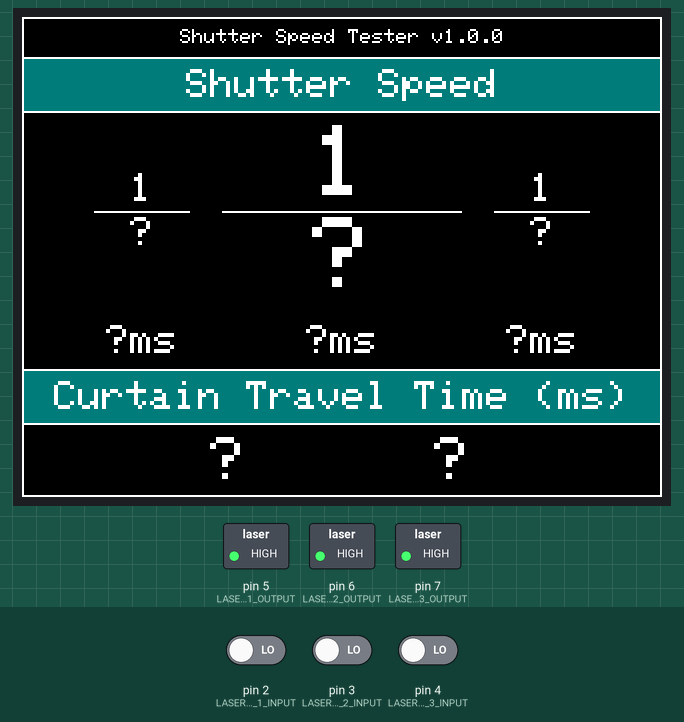
This program was run on a simulated Arduino Nano, built with avr-gcc and run on an emulated ATmega328P. Parts: 320×240 colour display, switched loads named in the program (green lamp = pin HIGH). The test bench sets the inputs (shaded band); at power-on: pin 2 (LASER_RECEIVER_1_INPUT) LOW, pin 3 (LASER_RECEIVER_2_INPUT) LOW, pin 4 (LASER_RECEIVER_3_INPUT) LOW.

Above: at 0.4 s.

The program:

main.cpp
```cpp
#include <Arduino.h>
#include <PinChangeInterrupt.h>

// When turned on all the timestamps and the results of
// the calculations are printed to the serial console
#define DEBUG 0

// choose which screen to use
// 0.96" OLED - connected via I2C
// 2.2"  TFT - connected via SPI
#define USE_OLED 0
#define USE_TFT 1

#if USE_OLED
#include "oled.h"
#endif

#if USE_TFT
#include "tft.h"
#endif

// pins for KY-008 Laser Diodes
#define LASER_DIODE_1_OUTPUT 5
#define LASER_DIODE_2_OUTPUT 6
#define LASER_DIODE_3_OUTPUT 7

// pins for ISO203 Laser Receivers
#define LASER_RECEIVER_1_INPUT 2
#define LASER_RECEIVER_2_INPUT 3
#define LASER_RECEIVER_3_INPUT 4

// variables set in interrupts
volatile uint32_t ts_1_start_us = 0;
volatile uint32_t ts_1_end_us = 0;
volatile bool speed_1_measured = false;
volatile bool curtain_1_measured = false;

volatile uint32_t ts_2_start_us = 0;
volatile uint32_t ts_2_end_us = 0;
volatile bool speed_2_measured = false;

volatile uint32_t ts_3_start_us = 0;
volatile uint32_t ts_3_end_us = 0;
volatile bool speed_3_measured = false;
volatile bool curtain_2_measured = false;

// variables for calculated values
double shutter_speed_1_ms = 0.0;
double shutter_speed_2_ms = 0.0;
double shutter_speed_3_ms = 0.0;
double fractional_shutter_speed_1 = 0.0;
double fractional_shutter_speed_2 = 0.0;
double fractional_shutter_speed_3 = 0.0;
double curtain_1_travel_time_ms = 0.0;
double curtain_2_travel_time_ms = 0.0;

// display update delay
#define DISPLAY_UPDATE_TRIGGER (UINT16_MAX / 2)
uint32_t display_update_counter = DISPLAY_UPDATE_TRIGGER;

//---------------------------------------------------
// Detector 1 interrupt handler
//---------------------------------------------------
void detector1(void)
{
  if (digitalRead(LASER_RECEIVER_1_INPUT))
  {
    ts_1_end_us = micros();
    speed_1_measured = true;
    curtain_1_measured = true;
  }
  else
  {
    ts_1_start_us = micros();
    speed_1_measured = false;
    curtain_1_measured = false;
  }
}

//---------------------------------------------------
// Detector 2 interrupt handler
//---------------------------------------------------
void detector2(void)
{
  if (digitalRead(LASER_RECEIVER_2_INPUT))
  {
    ts_2_end_us = micros();
    speed_2_measured = true;
  }
  else
  {
    ts_2_start_us = micros();
    speed_2_measured = false;
  }
}

//---------------------------------------------------
// Detector 3 interrupt handler
//---------------------------------------------------
void detector3(void)
{
  if (digitalRead(LASER_RECEIVER_3_INPUT))
  {
    ts_3_end_us = micros();
    speed_3_measured = true;
    curtain_2_measured = true;
  }
  else
  {
    ts_3_start_us = micros();
    speed_3_measured = false;
    curtain_2_measured = false;
  }
}

//---------------------------------------------------
// Setup function, called once at start
//---------------------------------------------------
void setup()
{
#if DEBUG
  Serial.begin(115200);
  Serial.flush();
#endif

  pinMode(LASER_RECEIVER_1_INPUT, INPUT);
  pinMode(LASER_RECEIVER_2_INPUT, INPUT);
  pinMode(LASER_RECEIVER_3_INPUT, INPUT);

  pinMode(LASER_DIODE_1_OUTPUT, OUTPUT);
  pinMode(LASER_DIODE_2_OUTPUT, OUTPUT);
  pinMode(LASER_DIODE_3_OUTPUT, OUTPUT);

#if USE_OLED
#if DEBUG
  Serial.println("Setup OLED");
#endif
  oled_setup();
#endif

#if USE_TFT
#if DEBUG
  Serial.println("Setup TFT");
#endif
  tft_setup();
#endif

// setup interrupts for the laser receivers
#if DEBUG
  Serial.println("Installing interrupt handlers");
#endif
  attachPCINT(digitalPinToPCINT(LASER_RECEIVER_1_INPUT), detector1, CHANGE);
  attachPCINT(digitalPinToPCINT(LASER_RECEIVER_2_INPUT), detector2, CHANGE);
  attachPCINT(digitalPinToPCINT(LASER_RECEIVER_3_INPUT), detector3, CHANGE);

#if DEBUG
  Serial.println("Ready... turning on lasers!");
#endif
  digitalWrite(LASER_DIODE_1_OUTPUT, HIGH);
  digitalWrite(LASER_DIODE_2_OUTPUT, HIGH);
  digitalWrite(LASER_DIODE_3_OUTPUT, HIGH);
}

//---------------------------------------------------
// Loop function, called repeatedly while running
//---------------------------------------------------
void loop()
{
  // --------- calculate ---------

  // Calculate shutter speeds independently so that a single sensor can
  // be used to measure only shutter speed or all 3 to measure shutter
  // speed and curtain travel with out needing a mode change switch
  //
  //           S3      S2      S1
  //            +       +       +
  //       ---------------+   +-------------------
  //                      |   |
  //          Curtain 1   |   |   Curtain 2
  //           Leading    |   |    Trailing
  //         <----------  |   |  <----------
  //                      |   |
  //       ---------------+   +-------------------
  //
  //            +----------------------+
  //            |                      |
  //   S1 ------+                      +--------------------------
  //            .       +----------------------+
  //            .       |              .       |
  //   S2 --------------+              .       +------------------
  //            .       .       +----------------------+
  //            .       .       |      .       .       |
  //   S3 ----------------------+      .       .       +----------
  //            .       .       .      .       .       .
  //            .       .       .      .       .       .
  //            .       .       .      .       .       .
  //            |<------------->|      .       .       .
  //            |   t_1_delta   |      .       .       .
  //        ts_1_start  .   ts_3_start .       .       .
  //                    .              .       .       .
  //                    .              .       .       .
  //                    |<-------------------->|       .
  //                    |       t_2_delta      |       .
  //              ts_2_start           .   ts_2_end    .
  //                                   .               .
  //                                   .               .
  //                                   |<------------->|
  //                                   |   t_3_delta   |
  //                                ts_1_end        ts_3_end
  //
  //   Curtain 1 travel time = t_1_delta
  //   Curtain 2 travel time = t_3_delta
  //   Shutter speed = t_2_delta
  //
  if (speed_1_measured)
  {
    speed_1_measured = false;
    display_update_counter = 0;
    double shutter_speed_us = (double)(ts_1_end_us - ts_1_start_us);
    shutter_speed_1_ms = shutter_speed_us / 1000.0;
    fractional_shutter_speed_1 = 1000000.0 / shutter_speed_us;
#if DEBUG
    Serial.print("t1_s=");
    Serial.print(ts_1_start_us);
    Serial.print("us   t1_e=");
    Serial.print(ts_1_end_us);
    Serial.println("us");
    Serial.print("Speed 1 = ");
    Serial.print(shutter_speed_1_ms, 1);
    Serial.println(" ms");
    Serial.print("Fractional Speed 1 = 1/");
    Serial.println(fractional_shutter_speed_1, 1);
#endif
  }
  if (speed_2_measured)
  {
    speed_2_measured = false;
    display_update_counter = 0;
    double shutter_speed_us = (double)(ts_2_end_us - ts_2_start_us);
    shutter_speed_2_ms = shutter_speed_us / 1000.0;
    fractional_shutter_speed_2 = 1000000.0 / shutter_speed_us;
#if DEBUG
    Serial.print("t2_s=");
    Serial.print(ts_2_start_us);
    Serial.print("us   t2_e=");
    Serial.print(ts_2_end_us);
    Serial.println("us");
    Serial.print("Speed 2 = ");
    Serial.print(shutter_speed_2_ms, 1);
    Serial.println(" ms");
    Serial.print("Fractional Speed 2 = 1/");
    Serial.println(fractional_shutter_speed_2, 1);
    Serial.println("");
#endif
  }
  if (speed_3_measured)
  {
    speed_3_measured = false;
    display_update_counter = 0;
    double shutter_speed_us = (double)(ts_3_end_us - ts_3_start_us);
    shutter_speed_3_ms = shutter_speed_us / 1000.0;
    fractional_shutter_speed_3 = 1000000.0 / shutter_speed_us;
#if DEBUG
    Serial.print("t3_s=");
    Serial.print(ts_3_start_us);
    Serial.print("us   t3_e=");
    Serial.print(ts_3_end_us);
    Serial.println("us");
    Serial.print("Speed 3 = ");
    Serial.print(shutter_speed_3_ms, 1);
    Serial.println(" ms");
    Serial.print("Fractional Speed 3 = 1/");
    Serial.println(fractional_shutter_speed_3, 1);
    Serial.println("");
#endif
  }
  if (curtain_1_measured && curtain_2_measured)
  {
    curtain_1_measured = false;
    curtain_2_measured = false;
    display_update_counter = 0;
    // check which is bigger and calculate accordingly
    // so that travel direction does not matter
    if (ts_3_start_us > ts_1_start_us)
    {
      curtain_1_travel_time_ms = (double)(ts_3_start_us - ts_1_start_us) / 1000.0;
    }
    else
    {
      curtain_1_travel_time_ms = (double)(ts_1_start_us - ts_3_start_us) / 1000.0;
    }
    if (ts_3_end_us > ts_1_end_us)
    {
      curtain_2_travel_time_ms = (double)(ts_3_end_us - ts_1_end_us) / 1000.0;
    }
    else
    {
      curtain_2_travel_time_ms = (double)(ts_1_end_us - ts_3_end_us) / 1000.0;
    }

#if DEBUG
    Serial.print("Curtain 1 travel time=");
    Serial.print(curtain_1_travel_time_ms, 1);
    Serial.println(" ms");

    Serial.print("Curtain 2 travel time=");
    Serial.print(curtain_2_travel_time_ms, 1);
    Serial.println(" ms");

    Serial.println("");
#endif
  }

  // --------- display ---------
  if (display_update_counter == DISPLAY_UPDATE_TRIGGER)
  {
#if USE_OLED
    oled_show_values(shutter_speed_1_ms,
                     shutter_speed_2_ms,
                     shutter_speed_3_ms,
                     fractional_shutter_speed_1,
                     fractional_shutter_speed_2,
                     fractional_shutter_speed_3,
                     curtain_1_travel_time_ms,
                     curtain_2_travel_time_ms);
#endif

#if USE_TFT
    tft_show_values(shutter_speed_1_ms,
                    shutter_speed_2_ms,
                    shutter_speed_3_ms,
                    fractional_shutter_speed_1,
                    fractional_shutter_speed_2,
                    fractional_shutter_speed_3,
                    curtain_1_travel_time_ms,
                    curtain_2_travel_time_ms);
#endif
  }
  if (display_update_counter <= DISPLAY_UPDATE_TRIGGER)
  {
    display_update_counter++;
  }
}
```

oled.h
```cpp
#ifndef OLED_H
#define OLED_H

void oled_setup();
void oled_show_values( double shutter_speed_1_ms,
                       double shutter_speed_2_ms,
                       double shutter_speed_3_ms,
                       double fractional_shutter_speed_1,
                       double fractional_shutter_speed_2,
                       double fractional_shutter_speed_3,
                       double curtain_1_travel_time_ms,
                       double curtain_2_travel_time_ms );
#endif /* OLED_H */
```

tft.h
```cpp
#ifndef TFT_H
#define TFT_H

void tft_setup();
void tft_show_values( double shutter_speed_1_ms,
                      double shutter_speed_2_ms,
                      double shutter_speed_3_ms,
                      double fractional_shutter_speed_1,
                      double fractional_shutter_speed_2,
                      double fractional_shutter_speed_3,
                      double curtain_1_travel_time_ms,
                      double curtain_2_travel_time_ms );
void tft_colour_demo();

#endif /* TFT_H */
```

version.h
```cpp
#ifndef VERSION_H
#define VERSION_H

#define VERSION_MAJOR 1
#define VERSION_MINOR 0
#define VERSION_REV 0

#endif /* VERSION_H */
```

oled.cpp
```cpp
#include <SPI.h>
#include <Wire.h>             // wire library used for I2C
#include <Adafruit_GFX.h>     // include Adafruit graphics library
#include <Adafruit_SSD1306.h> // Adafruit SSD1306 OLED library

#include "oled.h"
#include "version.h"

#define SCREEN_WIDTH_px 128 // display width, in pixels
#define SCREEN_HEIGHT_px 64 // display height, in pixels

// Text sizes
#define READY_TEXT_SIZE 3
#define VERSION_TEXT_SIZE 1

// Size of the blank gap between lines of text on the display
#define GAP_PIXELS 5

// pins for SSD1306 OLED connected to hardware I2C
// The pins for I2C are defined by the Wire-library.
// For example:
//  On an arduino UNO:       A4(SDA), A5(SCL)
//  On an arduino MEGA 2560: 20(SDA), 21(SCL)
//  On an arduino LEONARDO:   2(SDA),  3(SCL)
#define OLED_RESET -1         // NOT USED -> Reset pin # (or -1 if sharing Arduino reset pin)
#define OLED_I2C_ADDRESS 0x3C // I2C address for OLED display

// Prevent the Ada Fruit GFX library from showing an Ada Fruit logo at boot
#define SSD1306_NO_SPLASH 0

// text size for a single letter
// size 1 is 6x8 pixels (wxh)
// size 2 is 12x16 pixels viz 2 x size 1
// size 3 is 18x24 pixels viz 3 x size 1
#define BASE_TEXT_WIDTH_px 6
#define BASE_TEXT_HEIGHT_px 8

// initialize SSD1306 OLED library
Adafruit_SSD1306 oled_display(SCREEN_WIDTH_px, SCREEN_HEIGHT_px, &Wire, OLED_RESET);

//---------------------------------------------------
// Helper function called once at startup to
// setup the display (for example draw borders)
//---------------------------------------------------
void oled_setup()
{
  // SSD1306_SWITCHCAPVCC = generate display voltage from 3.3V internally
  // SSD1306_EXTERNALVCC = use external voltage
  if (!oled_display.begin(SSD1306_SWITCHCAPVCC, OLED_I2C_ADDRESS))
  {
    Serial.println(F("SSD1306 begin() failed!"));
    for (;;)
    {
    }; // Don't proceed, loop forever
  }

  // No reset line on the display. So clear it and
  // wait for a short delay to make reboot obvious
  oled_display.clearDisplay();
  oled_display.display();
  delay(1);

  oled_display.setTextColor(SSD1306_WHITE);
  oled_display.cp437(true);
  oled_display.setTextWrap(false);

  oled_display.setTextSize(READY_TEXT_SIZE);
  oled_display.setCursor(READY_TEXT_SIZE * BASE_TEXT_WIDTH_px, (SCREEN_HEIGHT_px - BASE_TEXT_HEIGHT_px * (READY_TEXT_SIZE + VERSION_TEXT_SIZE)) / 2);
  oled_display.print("Ready");

  oled_display.setTextSize(VERSION_TEXT_SIZE);
  oled_display.setCursor(0, SCREEN_HEIGHT_px - VERSION_TEXT_SIZE * BASE_TEXT_HEIGHT_px);
  oled_display.print("v");
  oled_display.print(VERSION_MAJOR);
  oled_display.print(".");
  oled_display.print(VERSION_MINOR);
  oled_display.print(".");
  oled_display.print(VERSION_REV);

  oled_display.display();
}

//---------------------------------------------------
// Print values to the screen.
//---------------------------------------------------
void oled_show_values(double shutter_speed_1_ms,
                      double shutter_speed_2_ms,
                      double shutter_speed_3_ms,
                      double fractional_shutter_speed_1,
                      double fractional_shutter_speed_2,
                      double fractional_shutter_speed_3,
                      double curtain_1_travel_time_ms,
                      double curtain_2_travel_time_ms)
{
  const int SPEED_TEXT_SIZE = 2;
  const int TRAVEL_TEXT_SIZE = 1;

  oled_display.clearDisplay();

  oled_display.setTextSize(SPEED_TEXT_SIZE);

  oled_display.setCursor(0, 0);
  oled_display.print(shutter_speed_2_ms, 1);
  oled_display.print("ms");

  oled_display.setCursor(0, SPEED_TEXT_SIZE * BASE_TEXT_HEIGHT_px + GAP_PIXELS);
  oled_display.print("1/");
  oled_display.print(fractional_shutter_speed_2, 1);

  oled_display.setTextSize(TRAVEL_TEXT_SIZE);

  oled_display.setCursor(0, SCREEN_HEIGHT_px - 2 * TRAVEL_TEXT_SIZE * BASE_TEXT_HEIGHT_px - GAP_PIXELS);
  oled_display.print("c1:");
  oled_display.print(curtain_1_travel_time_ms, 1);
  oled_display.print("ms");

  oled_display.setCursor(SCREEN_WIDTH_px * 2 / 3, SCREEN_HEIGHT_px - 2 * TRAVEL_TEXT_SIZE * BASE_TEXT_HEIGHT_px - GAP_PIXELS);
  oled_display.print("1/");
  oled_display.print(fractional_shutter_speed_1, 1);

  oled_display.setCursor(0, SCREEN_HEIGHT_px - TRAVEL_TEXT_SIZE * BASE_TEXT_HEIGHT_px);
  oled_display.print("c2:");
  oled_display.print(curtain_2_travel_time_ms, 1);
  oled_display.print("ms");

  oled_display.setCursor(SCREEN_WIDTH_px * 2 / 3, SCREEN_HEIGHT_px - TRAVEL_TEXT_SIZE * BASE_TEXT_HEIGHT_px);
  oled_display.print("1/");
  oled_display.print(fractional_shutter_speed_3, 1);

  oled_display.display();
}
```

Source omitted: tft.cpp (13985 bytes)
